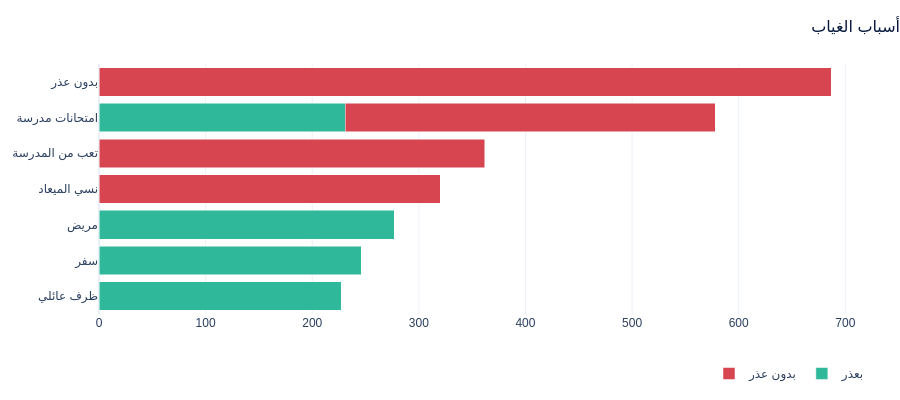

The notebook cell saved with this chart:
### Code cell
show(10)

### Figure 1 — Plotly figure (JSON) as saved in the notebook; plotly's stock layout.template omitted (floating-point values rounded to 4 significant figures)
{"data": [{"marker": {"color": "#2FB89A"}, "name": "بعذر", "orientation": "h", "type": "bar", "x": [227, 246, 277, 0, 0, 231, 0], "y": ["ظرف عائلي", "سفر", "مريض", "نسي الميعاد", "تعب من المدرسة", "امتحانات مدرسة", "بدون عذر"]}, {"marker": {"color": "#D64550"}, "name": "بدون عذر", "orientation": "h", "type": "bar", "x": [0, 0, 0, 320, 362, 347, 687], "y": ["ظرف عائلي", "سفر", "مريض", "نسي الميعاد", "تعب من المدرسة", "امتحانات مدرسة", "بدون عذر"]}], "layout": {"barmode": "stack", "colorway": ["#174EA6", "#2FB89A", "#E0A100", "#D64550", "#0D2A5E", "#00B8E6", "#8A97AB"], "font": {"family": "IBM Plex Sans Arabic, Tahoma, Arial, sans-serif", "size": 12}, "height": 400, "hoverlabel": {"font": {"family": "IBM Plex Sans Arabic, Tahoma, Arial, sans-serif"}}, "legend": {"orientation": "h", "x": 1, "xanchor": "right", "y": -0.18}, "margin": {"b": 50, "l": 50, "r": 30, "t": 64}, "showlegend": true, "title": {"font": {"color": "#071A3D", "size": 16}, "text": "أسباب الغياب", "x": 1, "xanchor": "right"}}}
